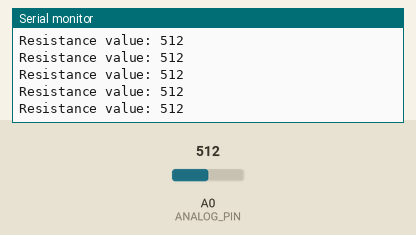
A sketch run on a simulated Arduino Uno, built with avr-gcc and run on an emulated ATmega328P. Parts: the last lines printed to the serial monitor. The test bench sets the inputs (shaded band); at power-on: A0 (ANALOG_PIN) = 512.

Above: at 1.2 s.
1.3 s: A0 (ANALOG_PIN) set to 716
At 1.31 s:
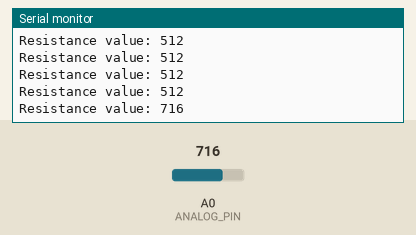
2.8 s: A0 (ANALOG_PIN) set to 900
At 2.82 s:
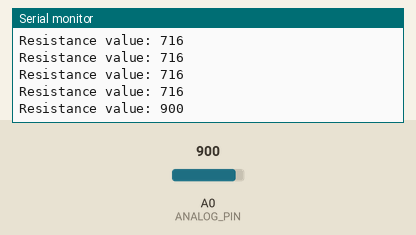
Timing chart, 0 to 5.8 s (numbered marks = the images above; inputs shaded):
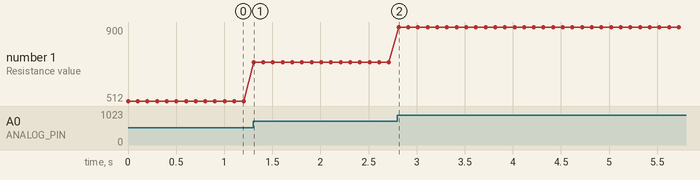

Measured:
- after the input at 1.3 s, the serial monitor: prints a new line at once (image 1)
- after the input at 2.8 s, the serial monitor: prints a new line at once (image 2)
- plotted number 1: 512 → 716 after the input at 1.3 s, 716 → 900 after the input at 2.8 s

The sketch:

06_photoresistor_value.ino
```cpp
/**
 * Read the resistance value from Photoresistor.
 *
 * Components:
 * 1. Photoresistor (LDR GL5516)
 * 2. Resistor (in this case, i'm using 10K)
 *
 * Objectives:
 * 1. Read the resistance value from the photoresistor as
 *      an analog input.
 */

/** Pin that connected to one of Photoresistor's polar */
static const int ANALOG_PIN = A0;

static int resistanceValue = 0;

void setup() {
    Serial.begin(9600);
}

void loop() {
    resistanceValue = analogRead(ANALOG_PIN);

    Serial.print("Resistance value: ");
    Serial.println(resistanceValue);

    delay(100);
}
```
